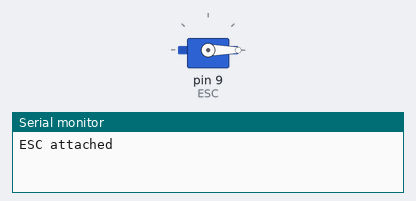
This program was run on a simulated Arduino Uno, built with avr-gcc and run on an emulated ATmega328P. On the bench: servo, the last lines printed to the serial monitor.

Above: at 9.05 s.
At 18.0 s:
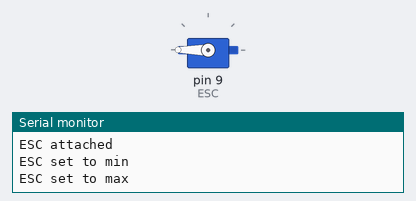
Timing chart, 0 to 20.7 s (numbered marks = the images above):
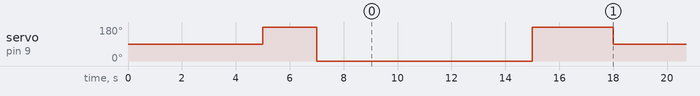

The program:

main.cpp
```cpp
#include <Arduino.h>
#include <Servo.h>

/*
  Arduino Brushless Motor Control
  by Dejan, https://howtomechatronics.com
*/
Servo ESC;    // create servo object to control the ESC
int potValue; // value from the analog pin
void setup()
{
  Serial.begin(9600);
  // Attach the ESC on pin 9
  ESC.attach(9, 1000, 2000); // (pin, min pulse width, max pulse width in microseconds)
  Serial.println("ESC attached");
  delay(5000);
  ESC.write(2000);
  delay(2000);
  ESC.write(1000);
  delay(2000);

  // Serial.println("Attach Battery now");
  // ESC.write(1000);
}
void loop()
{
  delay(3000);
  ESC.write(1000);
  Serial.println("ESC set to min");
  delay(3000);
  ESC.write(2000);
  Serial.println("ESC set to max");
  delay(3000);
  ESC.write(1500);
  Serial.println("ESC set to mid");

  // potValue = analogRead(A0);                 // reads the value of the potentiometer (value between 0 and 1023)
  // potValue = map(potValue, 0, 1023, 0, 180); // scale it to use it with the servo library (value between 0 and 180)
  // ESC.write(potValue);                       // Send the signal to the ESC
}
```

Measured:
- by itself, servo on pin 9 (ESC): 90° → 180° at 5.0 s, → 0° 2.0 s later, → 180° 8.0 s later, → 90° 3.0 s later, … (41 changes in this stretch)
